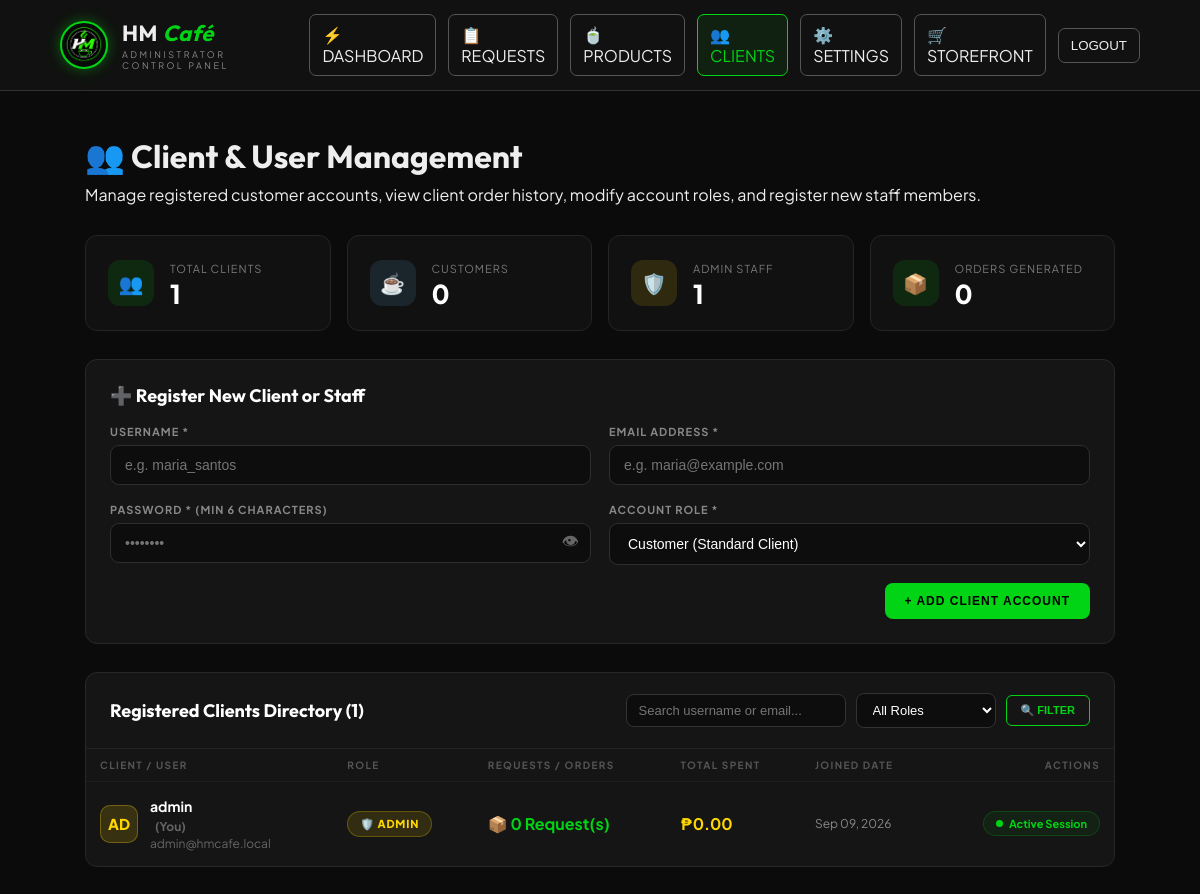
The app's page /admin/clients.php (signed in) with its own data.
### tables this page shows
CREATE TABLE IF NOT EXISTS `users` (
    `user_id` INT NOT NULL AUTO_INCREMENT PRIMARY KEY,
    `username` VARCHAR(50) NOT NULL UNIQUE,
    `email` VARCHAR(120) NOT NULL UNIQUE,
    `password` VARCHAR(255) NOT NULL,
    `role` ENUM('customer','admin') NOT NULL DEFAULT 'customer',
    `created_at` TIMESTAMP DEFAULT CURRENT_TIMESTAMP
);

### config/functions.php (called while the page is built, shortened)
<?php
function e($value): string {
    return htmlspecialchars((string)$value, ENT_QUOTES, "UTF-8");
}

### admin/clients.php (the view, shortened to what this page needs)
<?php
require_once __DIR__ . "/../config/config.php";
require_once __DIR__ . "/../config/functions.php";
$search = trim($_GET["search"] ?? "");
$roleFilter = trim($_GET["role"] ?? "all");
$totalUsers = (int)($conn->query("SELECT COUNT(*) AS total FROM users")->fetch_assoc()["total"] ?? 0);
$totalAdmins = (int)($conn->query("SELECT COUNT(*) AS total FROM users WHERE role = 'admin'")->fetch_assoc()["total"] ?? 0);
$totalCusts = (int)($conn->query("SELECT COUNT(*) AS total FROM users WHERE role = 'customer'")->fetch_assoc()["total"] ?? 0);
$totalOrdersPlaced = (int)($conn->query("SELECT COUNT(*) AS total FROM orders")->fetch_assoc()["total"] ?? 0);
$sql = "
    SELECT
        u.user_id,
        u.username,
        u.email,
        u.role,
        u.created_at,
        COUNT(o.order_id) AS total_orders,
        COALESCE(SUM(o.quantity * p.price), 0) AS total_spent
    FROM users u
    LEFT JOIN orders o ON o.user_id = u.user_id
    LEFT JOIN products p ON p.product_id = o.product_id
";
$sql .= " GROUP BY u.user_id ORDER BY u.user_id DESC";
$stmt = $conn->prepare($sql);
$stmt->execute();
$clients = $stmt->get_result()->fetch_all(MYSQLI_ASSOC);
?>
<!DOCTYPE html>
<html lang="en">
<head>
    <link rel="stylesheet" href="../style.css">
    <link rel="stylesheet" href="../innovation.css">
</head>
<body class="admin-page">
<header class="admin-header">
    <a href="dashboard.php" class="admin-brand">
        <img src="../assets/logo.png" alt="HM Café" class="admin-logo">
        <div>
            <strong>HM <span>Café</span></strong>
            <small>ADMINISTRATOR CONTROL PANEL</small>
        </div>
    </a>
    <div>
        <a href="dashboard.php">⚡ DASHBOARD</a>
        <a href="requests.php">📋 REQUESTS</a>
        <a href="products.php">🍵 PRODUCTS</a>
        <a href="clients.php" style="border-color:var(--green); color:var(--green); background:rgba(0,212,20,0.08);">👥 CLIENTS</a>
        <a href="settings.php">⚙️ SETTINGS</a>
        <a href="../shop.php" target="_blank">🛒 STOREFRONT</a>
        <form method="post" action="../logout.php" class="logout-form">
            <button type="submit">LOGOUT</button>
        </form>
    </div>
</header>
<main class="admin-main">
    <div class="admin-welcome">
        <h1>👥 Client & User Management</h1>
        <p>Manage registered customer accounts, view client order history, modify account roles, and register new staff members.</p>
    </div>
    <div class="user-stat-strip">
        <div class="user-stat-box">
            <div class="user-stat-icon total">👥</div>
            <div class="user-stat-text">
                <span>TOTAL CLIENTS</span>
                <strong><?= $totalUsers ?></strong>
            </div>
        </div>
        <div class="user-stat-box">
            <div class="user-stat-icon cust">☕</div>
            <div class="user-stat-text">
                <span>CUSTOMERS</span>
                <strong><?= $totalCusts ?></strong>
            </div>
        </div>
        <div class="user-stat-box">
            <div class="user-stat-icon admin">🛡️</div>
            <div class="user-stat-text">
                <span>ADMIN STAFF</span>
                <strong><?= $totalAdmins ?></strong>
            </div>
        </div>
        <div class="user-stat-box">
            <div class="user-stat-icon total">📦</div>
            <div class="user-stat-text">
                <span>ORDERS GENERATED</span>
                <strong><?= $totalOrdersPlaced ?></strong>
            </div>
        </div>
    </div>
    <div class="admin-panel-card">
        <h2>➕ Register New Client or Staff</h2>
        <form method="post" action="clients.php">
            <div class="create-form-grid">
                <div class="field-group">
                    <label>Username *</label>
                    <input type="text" name="username" placeholder="e.g. maria_santos" required autocomplete="off">
                </div>
                <div class="field-group">
                    <label>Email Address *</label>
                    <input type="email" name="email" placeholder="e.g. maria@example.com" required autocomplete="off">
                </div>
                <div class="field-group">
                    <label>Password * (min 6 characters)</label>
                    <div class="pw-wrap">
                        <input type="password" id="new_pw" name="password" placeholder="••••••••" required autocomplete="new-password">
                        <button type="button" class="eye" onclick="var i=document.getElementById('new_pw');i.type=i.type==='password'?'text':'password';this.textContent=i.type==='password'?'👁':'🙈';">👁</button>
                    </div>
                </div>
                <div class="field-group">
                    <label>Account Role *</label>
                    <select name="role" required>
                        <option value="customer">Customer (Standard Client)</option>
                    </select>
                </div>
            </div>
            <div style="margin-top: 18px; display: flex; justify-content: flex-end;">
                <button type="submit" class="btn-admin-primary">+ ADD CLIENT ACCOUNT</button>
            </div>
        </form>
    </div>
    <div class="admin-panel-card" style="padding: 0; overflow: hidden;">
        <div style="padding: 20px 24px; border-bottom: 1px solid #222; display: flex; flex-wrap: wrap; justify-content: space-between; align-items: center; gap: 14px;">
            <h2 style="margin: 0;">Registered Clients Directory (<?= count($clients) ?>)</h2>
            <form method="get" action="clients.php" style="display: flex; gap: 10px; flex-wrap: wrap; align-items: center; margin: 0;">
                <input type="text" name="search" value="<?= e($search) ?>" placeholder="Search username or email..." style="background:#0d0d0d; border:1px solid #333; color:#fff; padding:8px 12px; border-radius:8px; font-size:13px; width: 220px;">
                <select name="role" onchange="this.form.submit()" style="background:#0d0d0d; border:1px solid #333; color:#fff; padding:8px 12px; border-radius:8px; font-size:13px;">
                    <option value="all" <?= $roleFilter === "all" ? "selected" : "" ?>>All Roles</option>
                </select>
                <button type="submit" class="btn-admin-outline" style="padding: 8px 14px;">🔍 FILTER</button>
            </form>
        </div>
        <div style="overflow-x: auto;">
            <table class="user-table">
                <thead>
                    <tr>
                        <th>CLIENT / USER</th>
                        <th>ROLE</th>
                        <th>REQUESTS / ORDERS</th>
                        <th>TOTAL SPENT</th>
                        <th>JOINED DATE</th>
                        <th style="text-align: right;">ACTIONS</th>
                    </tr>
                </thead>
                <tbody>
                    <?php if (empty($clients)): ?>
                        <tr>
                            <td colspan="6">
                                <div class="empty-state">
                                    <div class="icon">🔍</div>
                                    <p>No client accounts found matching your search criteria.</p>
                                </div>
                            </td>
                        </tr>
                    <?php else: ?>
                        <?php foreach ($clients as $c):
                            $isSelf = ((int)$c["user_id"] === (int)$_SESSION["user_id"]);
                            $initials = strtoupper(substr($c["username"], 0, 2));
                        ?>
                            <tr>
                                <td>
                                    <div class="user-info">
                                        <div class="avatar <?= $c["role"] === "admin" ? "admin-av" : "cust-av" ?>">
                                            <?= e($initials) ?>
                                        </div>
                                        <div class="user-info-text">
                                            <strong>
                                                <?= e($c["username"]) ?>
                                                <?php if ($isSelf): ?>
                                                    <span class="self-tag">(You)</span>
                                                <?php endif; ?>
                                            </strong>
                                            <span><?= e($c["email"]) ?></span>
                                        </div>
                                    </div>
                                </td>
                                <td>
                                    <span class="role-badge <?= e($c["role"]) ?>">
                                        <?= $c["role"] === "admin" ? "🛡️ ADMIN" : "☕ CUSTOMER" ?>
                                    </span>
                                </td>
                                <td>
                                    <a href="requests.php?search=<?= urlencode($c["username"]) ?>" style="color:var(--green); text-decoration:none; font-weight:700;">
                                        📦 <?= (int)$c["total_orders"] ?> Request(s)
                                    </a>
                                </td>
                                <td style="font-weight: 700; color: #ffd700;">
                                    ₱<?= number_format((float)$c["total_spent"], 2) ?>
                                </td>
                                <td style="font-size: 12px; color: #888;">
                                    <?= date("M d, Y", strtotime($c["created_at"])) ?>
                                </td>
                                <td>
                                    <div class="action-cell" style="justify-content: flex-end;">
                                        <?php if (!$isSelf): ?>
                                            <form method="post" action="clients.php" style="display:inline; margin:0;">
                                                <input type="hidden" name="csrf_token" value="<?= e(csrf_token()) ?>">
                                                <input type="hidden" name="action" value="toggle_role">
                                                <input type="hidden" name="user_id" value="<?= (int)$c["user_id"] ?>">
                                                <?php if ($c["role"] === "customer"): ?>
                                                    <input type="hidden" name="new_role" value="admin">
                                                    <button type="submit" class="btn-promote" title="Promote to Administrator" onclick="return confirm('Promote <?= e($c['username']) ?> to Administrator?')">
                                                        🛡️ Make Admin
                                                    </button>
                                                <?php else: ?>
                                                    <input type="hidden" name="new_role" value="customer">
                                                    <button type="submit" class="btn-demote" title="Change to Customer" onclick="return confirm('Change <?= e($c['username']) ?> to Customer role?')">
                                                        ☕ Set Customer
                                                    </button>
                                                <?php endif; ?>
                                            </form>
                                            <form method="post" action="clients.php" style="display:inline; margin:0;" onsubmit="return confirm('Are you sure you want to delete client <?= e($c['username']) ?>? All associated records will be removed.')">
                                                <input type="hidden" name="csrf_token" value="<?= e(csrf_token()) ?>">
                                                <input type="hidden" name="action" value="delete_user">
                                                <input type="hidden" name="user_id" value="<?= (int)$c["user_id"] ?>">
                                                <button type="submit" class="btn-del" title="Delete Client Account">🗑️</button>
                                            </form>
                                        <?php else: ?>
                                            <span class="session-pill"><span class="dot"></span> Active Session</span>
                                        <?php endif; ?>
                                    </div>
                                </td>
                            </tr>
                        <?php endforeach; ?>
                    <?php endif; ?>
                </tbody>
            </table>
        </div>
    </div>
</main>
</body>
</html>

### records on screen
users: username "AD", username "admin", shows "(You)", email "admin@hmcafe.local", role "🛡️ ADMIN", total_orders "0", total_spent "0.00", created_at "Sep 09, 2026", shows "Active Session"

### other values on screen
$totalUsers "1"
$totalCusts "0"
$totalAdmins "1"
$totalOrdersPlaced "0"
count($clients) "1"
